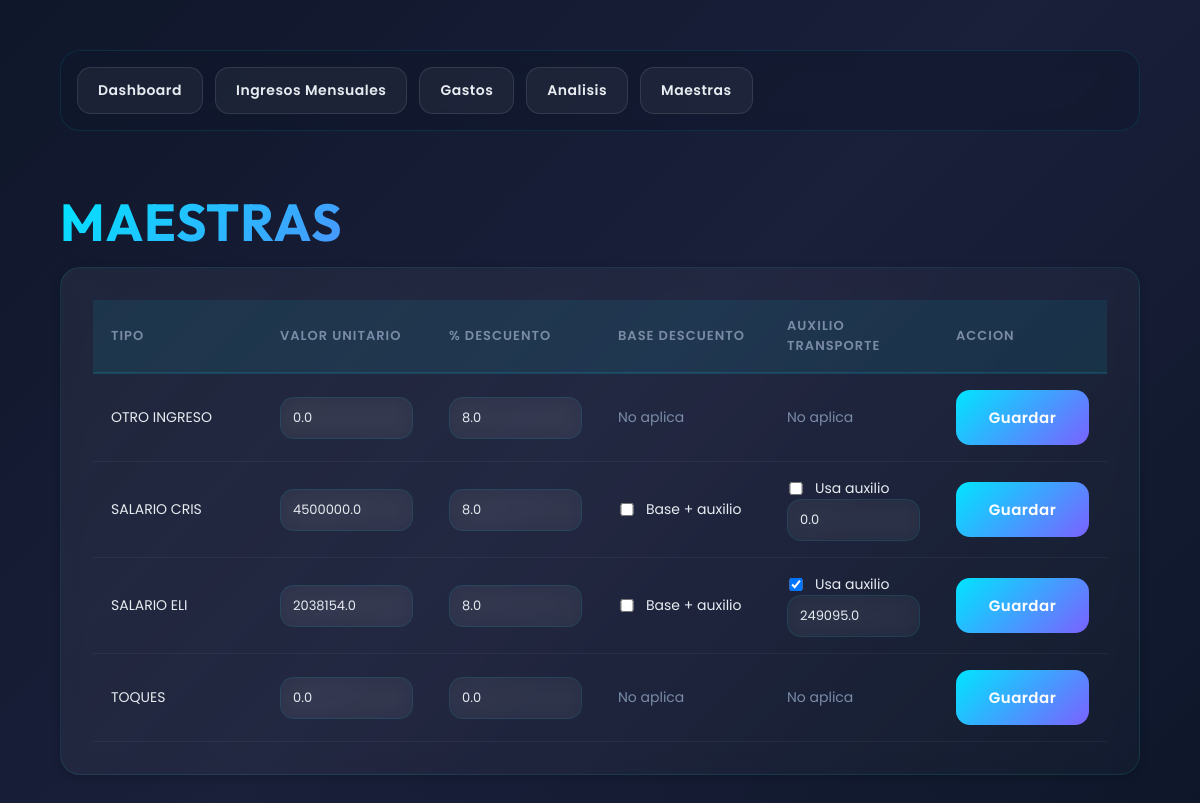
Screenshot of /maestras with the database file from the repository.
### tables this page shows
CREATE TABLE tipos_ingreso (

        id INTEGER PRIMARY KEY AUTOINCREMENT,

        nombre TEXT UNIQUE NOT NULL,

        aplica_deduccion INTEGER NOT NULL,

        tipo_calculo TEXT NOT NULL,

        valor_unitario REAL DEFAULT 0
    , porcentaje_deduccion REAL DEFAULT 8, deduccion_sobre_auxilio INTEGER DEFAULT 0, recibe_auxilio_transporte INTEGER DEFAULT 0, auxilio_transporte_valor REAL DEFAULT 249095);

### app.py (the view)
@app.route("/maestras")
def maestras():
    conn = get_connection()
    cur = conn.cursor()
    tipos = cur.execute("""
        SELECT *
        FROM tipos_ingreso
        ORDER BY nombre
    """).fetchall()
    conn.close()
    return render_template("maestras.html", tipos=tipos)

### app.py (called while the page is built)
def get_connection():
    conn = sqlite3.connect(DB)
    conn.row_factory = sqlite3.Row
    return conn

### templates/maestras.html (shortened to what this page needs)
<!DOCTYPE html>
<html lang="es">
<head>
    <link rel="stylesheet" href="{{ url_for('static', filename='style.css') }}">
</head>
<body>
<div class="container">
    <div class="topbar">
        <a href="/">Dashboard</a>
        <a href="/ingresos_mensuales">Ingresos Mensuales</a>
        <a href="/gastos">Gastos</a>
        <a href="/analisis">Analisis</a>
        <a href="/maestras">Maestras</a>
    </div>
    <h1>MAESTRAS</h1>
    <div class="box">
        <table class="table-6col-action">
            <thead>
                <tr>
                    <th>Tipo</th>
                    <th>Valor Unitario</th>
                    <th>% Descuento</th>
                    <th>Base descuento</th>
                    <th>Auxilio transporte</th>
                    <th>Accion</th>
                </tr>
            </thead>
            <tbody>
                {% for tipo in tipos %}
                <tr>
                    <td>{{ tipo.nombre }}</td>
                    <td>
                        <input
                            form="editar-maestra-{{ tipo.id }}"
                            type="number"
                            step="0.01"
                            name="valor_unitario"
                            value="{{ tipo.valor_unitario }}">
                    </td>
                    <td>
                        <input
                            form="editar-maestra-{{ tipo.id }}"
                            type="number"
                            step="0.01"
                            name="porcentaje_deduccion"
                            value="{{ tipo.porcentaje_deduccion }}">
                    </td>
                    <td>
                        {% if tipo.tipo_calculo == 'salario' %}
                        <label class="checkbox-label">
                            <input
                                form="editar-maestra-{{ tipo.id }}"
                                type="checkbox"
                                name="deduccion_sobre_auxilio"
                                value="1"
                                {% if tipo.deduccion_sobre_auxilio %}checked{% endif %}>
                            Base + auxilio
                        </label>
                        {% else %}
                        <span class="muted-text">No aplica</span>
                        {% endif %}
                    </td>
                    <td>
                        {% if tipo.tipo_calculo == 'salario' %}
                        <label class="checkbox-label">
                            <input
                                form="editar-maestra-{{ tipo.id }}"
                                type="checkbox"
                                name="recibe_auxilio_transporte"
                                value="1"
                                {% if tipo.recibe_auxilio_transporte %}checked{% endif %}>
                            Usa auxilio
                        </label>
                        <input
                            form="editar-maestra-{{ tipo.id }}"
                            type="number"
                            step="0.01"
                            name="auxilio_transporte_valor"
                            value="{{ tipo.auxilio_transporte_valor }}">
                        {% else %}
                        <span class="muted-text">No aplica</span>
                        {% endif %}
                    </td>
                    <td>
                        <form id="editar-maestra-{{ tipo.id }}" method="POST" action="/actualizar_maestra">
                            <button type="submit">Guardar</button>
                        </form>
                    </td>
                </tr>
                {% endfor %}
            </tbody>
        </table>
    </div>
</div>
</body>
</html>

### static/style.css (style rules this page uses)
* { margin:0; padding:0; box-sizing:border-box; }
html { scroll-behavior:smooth; background:linear-gradient(135deg, #0f172a 0%, #1a1f3a 50%, #0d1729 100%); background-attachment:fixed; min-height:100vh; }
body { background:linear-gradient(135deg, #0f172a 0%, #1a1f3a 50%, #0d1729 100%); background-attachment:fixed; color:#e8ecf1; font-family:'Poppins', sans-serif; min-height:100vh; overflow-x:hidden; position:relative; }
body::before { content:""; position:fixed; top:0; left:0; width:100%; height:100%; background: radial-gradient(circle at 20% 50%, rgba(0, 229, 255, 0.08) 0%, transparent 50%), radial-gradient(circle at 80% 80%, rgba(123, 97, 255, 0.08) 0%, transparent 50%); pointer-events:none; z-index:-1; }
.container { width:90%; max-width:1500px; margin:auto; padding:50px 0; position:relative; z-index:1; }
.topbar { display:flex; gap:12px; margin-bottom:60px; flex-wrap:wrap; backdrop-filter:blur(10px); background:rgba(15, 23, 42, 0.5); padding:16px; border-radius:20px; border:1px solid rgba(0, 229, 255, 0.1); position:sticky; top:10px; z-index:100; }
.topbar a { text-decoration:none; color:#e8ecf1; padding:12px 20px; border-radius:14px; background:rgba(255, 255, 255, 0.05); border:1px solid rgba(255, 255, 255, 0.1); transition:all 0.3s cubic-bezier(0.4, 0, 0.2, 1); font-size:14px; font-weight:600; letter-spacing:0.5px; position:relative; overflow:hidden; }
.topbar a::before { content:""; position:absolute; inset:0; background:linear-gradient(90deg, rgba(0, 229, 255, 0.3), rgba(123, 97, 255, 0.3)); opacity:0; transition:opacity 0.3s; z-index:-1; }
h1 { font-family:'Outfit', sans-serif; font-size:52px; font-weight:700; background:linear-gradient(135deg, #00e5ff 0%, #7b61ff 50%, #ff4fd8 100%); -webkit-background-clip:text; -webkit-text-fill-color:transparent; background-clip:text; margin-bottom:14px; letter-spacing:1px; line-height:1.2; }
.box { background:linear-gradient(135deg, rgba(255, 255, 255, 0.06) 0%, rgba(255, 255, 255, 0.02) 100%); backdrop-filter:blur(10px); border:1px solid rgba(0, 229, 255, 0.1); border-radius:20px; padding:32px; margin-bottom:28px; overflow:hidden; box-shadow:0 2px 8px rgba(0, 0, 0, 0.2); transition:all 0.3s cubic-bezier(0.4, 0, 0.2, 1); }
form { display:flex; flex-direction:column; gap:18px; }
input, select { width:100%; padding:14px 18px; background:rgba(255, 255, 255, 0.06); border:1.5px solid rgba(0, 229, 255, 0.15); border-radius:14px; color:#e8ecf1; font-size:15px; font-family:'Poppins', sans-serif; transition:all 0.2s cubic-bezier(0.4, 0, 0.2, 1); backdrop-filter:blur(10px); }
input::placeholder { color:#7a8ba8; }
.checkbox-label { display:flex; align-items:center; gap:10px; color:#e8ecf1; font-size:14px; }
.checkbox-label input { width:auto; min-width:18px; }
.muted-text { color:#7a8ba8; }
button { width:100%; padding:16px; border:none; border-radius:14px; background:linear-gradient(135deg, #00e5ff 0%, #7b61ff 100%); color:white; font-size:15px; font-weight:600; letter-spacing:0.5px; cursor:pointer; transition:all 0.2s cubic-bezier(0.4, 0, 0.2, 1); position:relative; overflow:hidden; font-family:'Poppins', sans-serif; }
button::before { content:""; position:absolute; inset:0; background:linear-gradient(135deg, rgba(255, 255, 255, 0.2), transparent); opacity:0; transition:opacity 0.2s; }
table { width:100%; border-collapse:collapse; overflow:hidden; table-layout:fixed; }
table thead { background:rgba(0, 229, 255, 0.08); }
table th { padding:16px 18px; text-align:left; color:#7a8ba8; font-size:13px; letter-spacing:1px; border-bottom:2px solid rgba(0, 229, 255, 0.15); font-weight:600; text-transform:uppercase; }
table td { padding:16px 18px; border-bottom:1px solid rgba(255, 255, 255, 0.05); color:#e8ecf1; font-size:14px; word-break:break-word; }
table td input, table td select { width:100%; min-width:0; box-sizing:border-box; padding:10px 12px; font-size:13px; background:rgba(255, 255, 255, 0.04); border:1px solid rgba(0, 229, 255, 0.1); }
table tr { transition:background 0.2s; }
@media (min-width:901px) { table { display:table; } }
@media (min-width:901px) { table thead { display:table-header-group; } }
@media (min-width:901px) { table tbody { display:table-row-group; } }
@media (min-width:901px) { table tr { display:table-row; } }
@media (min-width:901px) { table th, table td { display:table-cell; padding:16px 18px; overflow:visible; white-space:normal; } }

### rows the page displays
tipos_ingreso: nombre "OTRO INGRESO", valor_unitario "0.0", porcentaje_deduccion "8.0", tipo_calculo "No aplica"
tipos_ingreso: nombre "SALARIO CRIS", valor_unitario "4500000.0", porcentaje_deduccion "8.0", auxilio_transporte_valor "0.0"
tipos_ingreso: nombre "SALARIO ELI", valor_unitario "2038154.0", porcentaje_deduccion "8.0", recibe_auxilio_transporte "☑", auxilio_transporte_valor "249095.0"
tipos_ingreso: nombre "TOQUES", valor_unitario "0.0", porcentaje_deduccion "0.0", tipo_calculo "No aplica"
